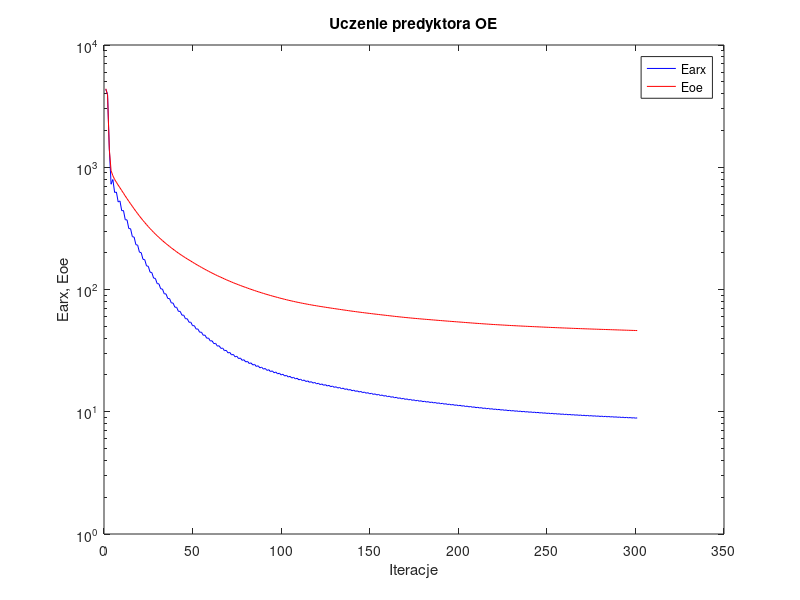
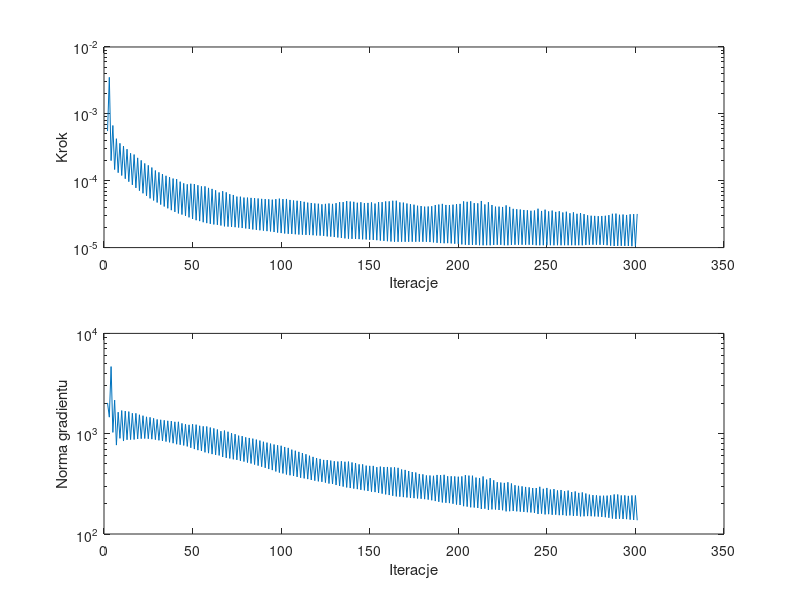

Write MATLAB code to recreate these figures, in order.
%uczenie predyktora oe
clear all;
n=0; farx(n+1)=4.348390e+003; foe(n+1)=4.388382e+003; wspucz(n+1)=0.000000e+000; ng(n+1)=0.000000e+000;
n=1; farx(n+1)=3.950199e+003; foe(n+1)=3.909054e+003; krok(n+1)=5.524716e-004; ng(n+1)=2.027221e+003;
n=2; farx(n+1)=1.411824e+003; foe(n+1)=1.405868e+003; krok(n+1)=3.516052e-003; ng(n+1)=1.461832e+003;
n=3; farx(n+1)=7.263842e+002; foe(n+1)=9.364841e+002; krok(n+1)=1.997320e-004; ng(n+1)=4.667441e+003;
n=4; farx(n+1)=7.941086e+002; foe(n+1)=8.531770e+002; krok(n+1)=6.696507e-004; ng(n+1)=1.030349e+003;
n=5; farx(n+1)=6.217070e+002; foe(n+1)=7.943688e+002; krok(n+1)=1.470238e-004; ng(n+1)=2.161367e+003;
n=6; farx(n+1)=6.268509e+002; foe(n+1)=7.535319e+002; krok(n+1)=4.250148e-004; ng(n+1)=7.698577e+002;
n=7; farx(n+1)=5.201800e+002; foe(n+1)=7.141336e+002; krok(n+1)=1.319203e-004; ng(n+1)=1.639162e+003;
n=8; farx(n+1)=5.303171e+002; foe(n+1)=6.798677e+002; krok(n+1)=3.626021e-004; ng(n+1)=8.987017e+002;
n=9; farx(n+1)=4.412269e+002; foe(n+1)=6.447200e+002; krok(n+1)=1.197273e-004; ng(n+1)=1.701802e+003;
n=10; farx(n+1)=4.423963e+002; foe(n+1)=6.134147e+002; krok(n+1)=3.296469e-004; ng(n+1)=8.451652e+002;
n=11; farx(n+1)=3.719456e+002; foe(n+1)=5.819191e+002; krok(n+1)=1.070782e-004; ng(n+1)=1.680045e+003;
n=12; farx(n+1)=3.713664e+002; foe(n+1)=5.540956e+002; krok(n+1)=2.964438e-004; ng(n+1)=8.701692e+002;
n=13; farx(n+1)=3.151889e+002; foe(n+1)=5.264254e+002; krok(n+1)=9.675577e-005; ng(n+1)=1.660799e+003;
n=14; farx(n+1)=3.143172e+002; foe(n+1)=5.025840e+002; krok(n+1)=2.574102e-004; ng(n+1)=8.731887e+002;
n=15; farx(n+1)=2.705930e+002; foe(n+1)=4.790531e+002; krok(n+1)=8.683747e-005; ng(n+1)=1.598433e+003;
n=16; farx(n+1)=2.683947e+002; foe(n+1)=4.572574e+002; krok(n+1)=2.463545e-004; ng(n+1)=8.751411e+002;
n=17; farx(n+1)=2.325327e+002; foe(n+1)=4.361445e+002; krok(n+1)=7.813213e-005; ng(n+1)=1.596602e+003;
n=18; farx(n+1)=2.306699e+002; foe(n+1)=4.173789e+002; krok(n+1)=2.197532e-004; ng(n+1)=8.867494e+002;
n=19; farx(n+1)=2.019432e+002; foe(n+1)=3.993100e+002; krok(n+1)=7.095977e-005; ng(n+1)=1.544988e+003;
n=20; farx(n+1)=2.002255e+002; foe(n+1)=3.828959e+002; krok(n+1)=2.015675e-004; ng(n+1)=8.922013e+002;
n=21; farx(n+1)=1.766317e+002; foe(n+1)=3.671559e+002; krok(n+1)=6.485137e-005; ng(n+1)=1.511529e+003;
n=22; farx(n+1)=1.753924e+002; foe(n+1)=3.530737e+002; krok(n+1)=1.813010e-004; ng(n+1)=8.944792e+002;
n=23; farx(n+1)=1.560288e+002; foe(n+1)=3.395069e+002; krok(n+1)=5.944961e-005; ng(n+1)=1.472966e+003;
n=24; farx(n+1)=1.549099e+002; foe(n+1)=3.270841e+002; krok(n+1)=1.697983e-004; ng(n+1)=8.901993e+002;
n=25; farx(n+1)=1.386331e+002; foe(n+1)=3.150850e+002; krok(n+1)=5.445830e-005; ng(n+1)=1.456852e+003;
n=26; farx(n+1)=1.376153e+002; foe(n+1)=3.040978e+002; krok(n+1)=1.574580e-004; ng(n+1)=8.817913e+002;
n=27; farx(n+1)=1.239172e+002; foe(n+1)=2.936695e+002; krok(n+1)=5.062882e-005; ng(n+1)=1.423298e+003;
n=28; farx(n+1)=1.232675e+002; foe(n+1)=2.841933e+002; krok(n+1)=1.422016e-004; ng(n+1)=8.723288e+002;
n=29; farx(n+1)=1.117404e+002; foe(n+1)=2.751913e+002; krok(n+1)=4.724951e-005; ng(n+1)=1.387260e+003;
n=30; farx(n+1)=1.112360e+002; foe(n+1)=2.667849e+002; krok(n+1)=1.334762e-004; ng(n+1)=8.587862e+002;
n=31; farx(n+1)=1.013067e+002; foe(n+1)=2.587787e+002; krok(n+1)=4.399535e-005; ng(n+1)=1.376103e+003;
n=32; farx(n+1)=1.008988e+002; foe(n+1)=2.512576e+002; krok(n+1)=1.258665e-004; ng(n+1)=8.466932e+002;
n=33; farx(n+1)=9.228748e+001; foe(n+1)=2.441225e+002; krok(n+1)=4.119322e-005; ng(n+1)=1.360789e+003;
n=34; farx(n+1)=9.200213e+001; foe(n+1)=2.374047e+002; krok(n+1)=1.185248e-004; ng(n+1)=8.346250e+002;
n=35; farx(n+1)=8.448771e+001; foe(n+1)=2.310145e+002; krok(n+1)=3.867010e-005; ng(n+1)=1.344195e+003;
n=36; farx(n+1)=8.428728e+001; foe(n+1)=2.249588e+002; krok(n+1)=1.131625e-004; ng(n+1)=8.204318e+002;
n=37; farx(n+1)=7.765842e+001; foe(n+1)=2.191527e+002; krok(n+1)=3.628732e-005; ng(n+1)=1.335820e+003;
n=38; farx(n+1)=7.749611e+001; foe(n+1)=2.136410e+002; krok(n+1)=1.077049e-004; ng(n+1)=8.041166e+002;
n=39; farx(n+1)=7.168019e+001; foe(n+1)=2.084185e+002; krok(n+1)=3.418410e-005; ng(n+1)=1.313439e+003;
n=40; farx(n+1)=7.151994e+001; foe(n+1)=2.033241e+002; krok(n+1)=1.057004e-004; ng(n+1)=7.851791e+002;
n=41; farx(n+1)=6.626692e+001; foe(n+1)=1.984814e+002; krok(n+1)=3.242569e-005; ng(n+1)=1.314195e+003;
n=42; farx(n+1)=6.625081e+001; foe(n+1)=1.939721e+002; krok(n+1)=9.677161e-005; ng(n+1)=7.760668e+002;
n=43; farx(n+1)=6.163647e+001; foe(n+1)=1.896930e+002; krok(n+1)=3.117913e-005; ng(n+1)=1.267693e+003;
n=44; farx(n+1)=6.170010e+001; foe(n+1)=1.856194e+002; krok(n+1)=9.138703e-005; ng(n+1)=7.636905e+002;
n=45; farx(n+1)=5.757586e+001; foe(n+1)=1.817259e+002; krok(n+1)=2.981309e-005; ng(n+1)=1.242266e+003;
n=46; farx(n+1)=5.766109e+001; foe(n+1)=1.779662e+002; krok(n+1)=8.835935e-005; ng(n+1)=7.470203e+002;
n=47; farx(n+1)=5.395537e+001; foe(n+1)=1.743715e+002; krok(n+1)=2.832743e-005; ng(n+1)=1.225853e+003;
n=48; farx(n+1)=5.400430e+001; foe(n+1)=1.707898e+002; krok(n+1)=9.012338e-005; ng(n+1)=7.238455e+002;
n=49; farx(n+1)=5.057559e+001; foe(n+1)=1.673208e+002; krok(n+1)=2.677366e-005; ng(n+1)=1.242476e+003;
n=50; farx(n+1)=5.060579e+001; foe(n+1)=1.639347e+002; krok(n+1)=8.924841e-005; ng(n+1)=7.024470e+002;
n=51; farx(n+1)=4.747878e+001; foe(n+1)=1.606921e+002; krok(n+1)=2.567510e-005; ng(n+1)=1.230730e+003;
n=52; farx(n+1)=4.753559e+001; foe(n+1)=1.575563e+002; krok(n+1)=8.559513e-005; ng(n+1)=6.855880e+002;
n=53; farx(n+1)=4.470590e+001; foe(n+1)=1.545901e+002; krok(n+1)=2.491142e-005; ng(n+1)=1.199649e+003;
n=54; farx(n+1)=4.482301e+001; foe(n+1)=1.517236e+002; krok(n+1)=8.233132e-005; ng(n+1)=6.723923e+002;
n=55; farx(n+1)=4.223965e+001; foe(n+1)=1.489485e+002; krok(n+1)=2.394830e-005; ng(n+1)=1.184601e+003;
n=56; farx(n+1)=4.234369e+001; foe(n+1)=1.462081e+002; krok(n+1)=8.238644e-005; ng(n+1)=6.517864e+002;
n=57; farx(n+1)=3.994259e+001; foe(n+1)=1.435736e+002; krok(n+1)=2.322634e-005; ng(n+1)=1.180086e+003;
n=58; farx(n+1)=4.009876e+001; foe(n+1)=1.410677e+002; krok(n+1)=7.813213e-005; ng(n+1)=6.398621e+002;
n=59; farx(n+1)=3.790601e+001; foe(n+1)=1.386382e+002; krok(n+1)=2.266263e-005; ng(n+1)=1.152078e+003;
n=60; farx(n+1)=3.808669e+001; foe(n+1)=1.363009e+002; krok(n+1)=7.546424e-005; ng(n+1)=6.257185e+002;
n=61; farx(n+1)=3.606171e+001; foe(n+1)=1.340362e+002; krok(n+1)=2.219138e-005; ng(n+1)=1.129871e+003;
n=62; farx(n+1)=3.627701e+001; foe(n+1)=1.318785e+002; krok(n+1)=7.184271e-005; ng(n+1)=6.145265e+002;
n=63; farx(n+1)=3.440329e+001; foe(n+1)=1.297808e+002; krok(n+1)=2.190752e-005; ng(n+1)=1.101482e+003;
n=64; farx(n+1)=3.465903e+001; foe(n+1)=1.278149e+002; krok(n+1)=6.667236e-005; ng(n+1)=6.072185e+002;
n=65; farx(n+1)=3.296527e+001; foe(n+1)=1.259052e+002; krok(n+1)=2.139878e-005; ng(n+1)=1.059574e+003;
n=66; farx(n+1)=3.319989e+001; foe(n+1)=1.239614e+002; krok(n+1)=6.975159e-005; ng(n+1)=5.856879e+002;
n=67; farx(n+1)=3.156643e+001; foe(n+1)=1.220685e+002; krok(n+1)=2.077412e-005; ng(n+1)=1.075144e+003;
n=68; farx(n+1)=3.181705e+001; foe(n+1)=1.202498e+002; krok(n+1)=6.703667e-005; ng(n+1)=5.740079e+002;
n=69; farx(n+1)=3.029437e+001; foe(n+1)=1.184904e+002; krok(n+1)=2.058283e-005; ng(n+1)=1.046525e+003;
n=70; farx(n+1)=3.057430e+001; foe(n+1)=1.168236e+002; krok(n+1)=6.293327e-005; ng(n+1)=5.668051e+002;
n=71; farx(n+1)=2.916682e+001; foe(n+1)=1.152040e+002; krok(n+1)=2.036925e-005; ng(n+1)=1.010657e+003;
n=72; farx(n+1)=2.945675e+001; foe(n+1)=1.136345e+002; krok(n+1)=6.123045e-005; ng(n+1)=5.554406e+002;
n=73; farx(n+1)=2.812784e+001; foe(n+1)=1.121093e+002; krok(n+1)=2.018691e-005; ng(n+1)=9.893661e+002;
n=74; farx(n+1)=2.843641e+001; foe(n+1)=1.106624e+002; krok(n+1)=5.788477e-005; ng(n+1)=5.484534e+002;
n=75; farx(n+1)=2.720195e+001; foe(n+1)=1.092506e+002; krok(n+1)=1.995189e-005; ng(n+1)=9.565081e+002;
n=76; farx(n+1)=2.751333e+001; foe(n+1)=1.078701e+002; krok(n+1)=5.770216e-005; ng(n+1)=5.367827e+002;
n=77; farx(n+1)=2.633447e+001; foe(n+1)=1.065165e+002; krok(n+1)=1.961815e-005; ng(n+1)=9.461932e+002;
n=78; farx(n+1)=2.664831e+001; foe(n+1)=1.052175e+002; krok(n+1)=5.596626e-005; ng(n+1)=5.273918e+002;
n=79; farx(n+1)=2.554289e+001; foe(n+1)=1.039516e+002; krok(n+1)=1.934393e-005; ng(n+1)=9.200342e+002;
n=80; farx(n+1)=2.585532e+001; foe(n+1)=1.027104e+002; krok(n+1)=5.587912e-005; ng(n+1)=5.152829e+002;
n=81; farx(n+1)=2.480031e+001; foe(n+1)=1.015017e+002; krok(n+1)=1.902178e-005; ng(n+1)=9.069213e+002;
n=82; farx(n+1)=2.511622e+001; foe(n+1)=1.003285e+002; krok(n+1)=5.538211e-005; ng(n+1)=5.044183e+002;
n=83; farx(n+1)=2.411072e+001; foe(n+1)=9.917664e+001; krok(n+1)=1.868136e-005; ng(n+1)=8.925737e+002;
n=84; farx(n+1)=2.442230e+001; foe(n+1)=9.806079e+001; krok(n+1)=5.491616e-005; ng(n+1)=4.921441e+002;
n=85; farx(n+1)=2.346690e+001; foe(n+1)=9.697254e+001; krok(n+1)=1.841495e-005; ng(n+1)=8.731399e+002;
n=86; farx(n+1)=2.377705e+001; foe(n+1)=9.591865e+001; krok(n+1)=5.427827e-005; ng(n+1)=4.805723e+002;
n=87; farx(n+1)=2.286834e+001; foe(n+1)=9.489035e+001; krok(n+1)=1.814366e-005; ng(n+1)=8.539283e+002;
n=88; farx(n+1)=2.317320e+001; foe(n+1)=9.389354e+001; krok(n+1)=5.354731e-005; ng(n+1)=4.684965e+002;
n=89; farx(n+1)=2.231086e+001; foe(n+1)=9.292795e+001; krok(n+1)=1.792006e-005; ng(n+1)=8.313632e+002;
n=90; farx(n+1)=2.261420e+001; foe(n+1)=9.198855e+001; krok(n+1)=5.312685e-005; ng(n+1)=4.567667e+002;
n=91; farx(n+1)=2.179059e+001; foe(n+1)=9.107311e+001; krok(n+1)=1.763713e-005; ng(n+1)=8.148415e+002;
n=92; farx(n+1)=2.208781e+001; foe(n+1)=9.018351e+001; krok(n+1)=5.279238e-005; ng(n+1)=4.441780e+002;
n=93; farx(n+1)=2.130054e+001; foe(n+1)=8.931953e+001; krok(n+1)=1.743790e-005; ng(n+1)=7.964920e+002;
n=94; farx(n+1)=2.159784e+001; foe(n+1)=8.848887e+001; krok(n+1)=5.210339e-005; ng(n+1)=4.335372e+002;
n=95; farx(n+1)=2.084797e+001; foe(n+1)=8.767015e+001; krok(n+1)=1.709205e-005; ng(n+1)=7.803451e+002;
n=96; farx(n+1)=2.113286e+001; foe(n+1)=8.686803e+001; krok(n+1)=5.297524e-005; ng(n+1)=4.202815e+002;
n=97; farx(n+1)=2.041447e+001; foe(n+1)=8.608792e+001; krok(n+1)=1.675917e-005; ng(n+1)=7.672249e+002;
n=98; farx(n+1)=2.069158e+001; foe(n+1)=8.531868e+001; krok(n+1)=5.394830e-005; ng(n+1)=4.095396e+002;
n=99; farx(n+1)=1.999614e+001; foe(n+1)=8.456927e+001; krok(n+1)=1.649003e-005; ng(n+1)=7.581394e+002;
n=100; farx(n+1)=2.026716e+001; foe(n+1)=8.384866e+001; krok(n+1)=5.312685e-005; ng(n+1)=4.017177e+002;
n=101; farx(n+1)=1.960617e+001; foe(n+1)=8.314547e+001; krok(n+1)=1.625849e-005; ng(n+1)=7.371359e+002;
n=102; farx(n+1)=1.986823e+001; foe(n+1)=8.245877e+001; krok(n+1)=5.337612e-005; ng(n+1)=3.920363e+002;
n=103; farx(n+1)=1.923196e+001; foe(n+1)=8.179099e+001; krok(n+1)=1.607373e-005; ng(n+1)=7.220900e+002;
n=104; farx(n+1)=1.948485e+001; foe(n+1)=8.115098e+001; krok(n+1)=5.162212e-005; ng(n+1)=3.851540e+002;
n=105; farx(n+1)=1.888338e+001; foe(n+1)=8.053520e+001; krok(n+1)=1.602405e-005; ng(n+1)=6.931222e+002;
n=106; farx(n+1)=1.913408e+001; foe(n+1)=7.994026e+001; krok(n+1)=5.062882e-005; ng(n+1)=3.791303e+002;
n=107; farx(n+1)=1.855732e+001; foe(n+1)=7.935727e+001; krok(n+1)=1.583652e-005; ng(n+1)=6.766120e+002;
n=108; farx(n+1)=1.879955e+001; foe(n+1)=7.879353e+001; krok(n+1)=5.015522e-005; ng(n+1)=3.712496e+002;
n=109; farx(n+1)=1.824744e+001; foe(n+1)=7.824299e+001; krok(n+1)=1.567018e-005; ng(n+1)=6.589578e+002;
n=110; farx(n+1)=1.848106e+001; foe(n+1)=7.770797e+001; krok(n+1)=4.963293e-005; ng(n+1)=3.635810e+002;
n=111; farx(n+1)=1.795031e+001; foe(n+1)=7.718818e+001; krok(n+1)=1.558957e-005; ng(n+1)=6.412946e+002;
n=112; farx(n+1)=1.818067e+001; foe(n+1)=7.668979e+001; krok(n+1)=4.837788e-005; ng(n+1)=3.584632e+002;
n=113; farx(n+1)=1.767071e+001; foe(n+1)=7.619827e+001; krok(n+1)=1.549259e-005; ng(n+1)=6.242985e+002;
n=114; farx(n+1)=1.789371e+001; foe(n+1)=7.572928e+001; krok(n+1)=4.705554e-005; ng(n+1)=3.527433e+002;
n=115; farx(n+1)=1.740783e+001; foe(n+1)=7.526852e+001; krok(n+1)=1.539889e-005; ng(n+1)=6.036198e+002;
n=116; farx(n+1)=1.762253e+001; foe(n+1)=7.482092e+001; krok(n+1)=4.646090e-005; ng(n+1)=3.459512e+002;
n=117; farx(n+1)=1.715589e+001; foe(n+1)=7.438459e+001; krok(n+1)=1.530281e-005; ng(n+1)=5.873703e+002;
n=118; farx(n+1)=1.736408e+001; foe(n+1)=7.395903e+001; krok(n+1)=4.572173e-005; ng(n+1)=3.400402e+002;
n=119; farx(n+1)=1.691541e+001; foe(n+1)=7.354469e+001; krok(n+1)=1.519948e-005; ng(n+1)=5.723157e+002;
n=120; farx(n+1)=1.711791e+001; foe(n+1)=7.313820e+001; krok(n+1)=4.530542e-005; ng(n+1)=3.348516e+002;
n=121; farx(n+1)=1.668317e+001; foe(n+1)=7.274162e+001; krok(n+1)=1.511881e-005; ng(n+1)=5.605390e+002;
n=122; farx(n+1)=1.688167e+001; foe(n+1)=7.235686e+001; krok(n+1)=4.438276e-005; ng(n+1)=3.312601e+002;
n=123; farx(n+1)=1.646350e+001; foe(n+1)=7.197842e+001; krok(n+1)=1.497616e-005; ng(n+1)=5.476651e+002;
n=124; farx(n+1)=1.665768e+001; foe(n+1)=7.160525e+001; krok(n+1)=4.506169e-005; ng(n+1)=3.253982e+002;
n=125; farx(n+1)=1.624934e+001; foe(n+1)=7.123456e+001; krok(n+1)=1.470858e-005; ng(n+1)=5.460084e+002;
n=126; farx(n+1)=1.643500e+001; foe(n+1)=7.086812e+001; krok(n+1)=4.572173e-005; ng(n+1)=3.185302e+002;
n=127; farx(n+1)=1.603649e+001; foe(n+1)=7.050917e+001; krok(n+1)=1.460917e-005; ng(n+1)=5.395998e+002;
n=128; farx(n+1)=1.621982e+001; foe(n+1)=7.016117e+001; krok(n+1)=4.506169e-005; ng(n+1)=3.151689e+002;
n=129; farx(n+1)=1.583551e+001; foe(n+1)=6.981497e+001; krok(n+1)=1.438760e-005; ng(n+1)=5.315025e+002;
n=130; farx(n+1)=1.601015e+001; foe(n+1)=6.946933e+001; krok(n+1)=4.621295e-005; ng(n+1)=3.078022e+002;
n=131; farx(n+1)=1.563612e+001; foe(n+1)=6.913157e+001; krok(n+1)=1.416371e-005; ng(n+1)=5.278027e+002;
n=132; farx(n+1)=1.580657e+001; foe(n+1)=6.879051e+001; krok(n+1)=4.780368e-005; ng(n+1)=3.015907e+002;
n=133; farx(n+1)=1.543649e+001; foe(n+1)=6.845417e+001; krok(n+1)=1.393983e-005; ng(n+1)=5.315834e+002;
n=134; farx(n+1)=1.560189e+001; foe(n+1)=6.812322e+001; krok(n+1)=4.790051e-005; ng(n+1)=2.969587e+002;
n=135; farx(n+1)=1.524387e+001; foe(n+1)=6.779730e+001; krok(n+1)=1.373458e-005; ng(n+1)=5.251508e+002;
n=136; farx(n+1)=1.540338e+001; foe(n+1)=6.746771e+001; krok(n+1)=4.963293e-005; ng(n+1)=2.912037e+002;
n=137; farx(n+1)=1.504939e+001; foe(n+1)=6.714433e+001; krok(n+1)=1.357488e-005; ng(n+1)=5.271675e+002;
n=138; farx(n+1)=1.520481e+001; foe(n+1)=6.682844e+001; krok(n+1)=4.886973e-005; ng(n+1)=2.872771e+002;
n=139; farx(n+1)=1.486238e+001; foe(n+1)=6.651853e+001; krok(n+1)=1.351677e-005; ng(n+1)=5.167492e+002;
n=140; farx(n+1)=1.501559e+001; foe(n+1)=6.621615e+001; krok(n+1)=4.837788e-005; ng(n+1)=2.835807e+002;
n=141; farx(n+1)=1.468170e+001; foe(n+1)=6.591581e+001; krok(n+1)=1.344676e-005; ng(n+1)=5.102772e+002;
n=142; farx(n+1)=1.483002e+001; foe(n+1)=6.562714e+001; krok(n+1)=4.687315e-005; ng(n+1)=2.801518e+002;
n=143; farx(n+1)=1.451133e+001; foe(n+1)=6.534365e+001; krok(n+1)=1.338683e-005; ng(n+1)=4.947144e+002;
n=144; farx(n+1)=1.465664e+001; foe(n+1)=6.506075e+001; krok(n+1)=4.765565e-005; ng(n+1)=2.757170e+002;
n=145; farx(n+1)=1.434211e+001; foe(n+1)=6.478088e+001; krok(n+1)=1.328171e-005; ng(n+1)=4.946030e+002;
n=146; farx(n+1)=1.448317e+001; foe(n+1)=6.451059e+001; krok(n+1)=4.621295e-005; ng(n+1)=2.724744e+002;
n=147; farx(n+1)=1.418211e+001; foe(n+1)=6.424561e+001; krok(n+1)=1.323611e-005; ng(n+1)=4.803329e+002;
n=148; farx(n+1)=1.432022e+001; foe(n+1)=6.398165e+001; krok(n+1)=4.657599e-005; ng(n+1)=2.684317e+002;
n=149; farx(n+1)=1.402580e+001; foe(n+1)=6.372181e+001; krok(n+1)=1.308609e-005; ng(n+1)=4.778858e+002;
n=150; farx(n+1)=1.416072e+001; foe(n+1)=6.346206e+001; krok(n+1)=4.738492e-005; ng(n+1)=2.641186e+002;
n=151; farx(n+1)=1.386956e+001; foe(n+1)=6.320561e+001; krok(n+1)=1.302585e-005; ng(n+1)=4.775106e+002;
n=152; farx(n+1)=1.400228e+001; foe(n+1)=6.296021e+001; krok(n+1)=4.554340e-005; ng(n+1)=2.616025e+002;
n=153; farx(n+1)=1.372499e+001; foe(n+1)=6.271721e+001; krok(n+1)=1.290553e-005; ng(n+1)=4.638983e+002;
n=154; farx(n+1)=1.385351e+001; foe(n+1)=6.246906e+001; krok(n+1)=4.780311e-005; ng(n+1)=2.563715e+002;
n=155; farx(n+1)=1.357723e+001; foe(n+1)=6.222442e+001; krok(n+1)=1.273164e-005; ng(n+1)=4.697755e+002;
n=156; farx(n+1)=1.370274e+001; foe(n+1)=6.198272e+001; krok(n+1)=4.780311e-005; ng(n+1)=2.526546e+002;
n=157; farx(n+1)=1.343413e+001; foe(n+1)=6.174453e+001; krok(n+1)=1.259797e-005; ng(n+1)=4.649764e+002;
n=158; farx(n+1)=1.355637e+001; foe(n+1)=6.150460e+001; krok(n+1)=4.902299e-005; ng(n+1)=2.482797e+002;
n=159; farx(n+1)=1.329144e+001; foe(n+1)=6.126832e+001; krok(n+1)=1.246120e-005; ng(n+1)=4.659951e+002;
n=160; farx(n+1)=1.341065e+001; foe(n+1)=6.103390e+001; krok(n+1)=4.916986e-005; ng(n+1)=2.445168e+002;
n=161; farx(n+1)=1.315260e+001; foe(n+1)=6.080352e+001; krok(n+1)=1.234279e-005; ng(n+1)=4.616792e+002;
n=162; farx(n+1)=1.326917e+001; foe(n+1)=6.057205e+001; krok(n+1)=5.017715e-005; ng(n+1)=2.404393e+002;
n=163; farx(n+1)=1.301491e+001; foe(n+1)=6.034387e+001; krok(n+1)=1.221743e-005; ng(n+1)=4.621186e+002;
n=164; farx(n+1)=1.312837e+001; foe(n+1)=6.011780e+001; krok(n+1)=5.019773e-005; ng(n+1)=2.369617e+002;
n=165; farx(n+1)=1.287915e+001; foe(n+1)=5.989609e+001; krok(n+1)=1.222055e-005; ng(n+1)=4.567918e+002;
n=166; farx(n+1)=1.299077e+001; foe(n+1)=5.968490e+001; krok(n+1)=4.743595e-005; ng(n+1)=2.356847e+002;
n=167; farx(n+1)=1.275349e+001; foe(n+1)=5.947795e+001; krok(n+1)=1.225273e-005; ng(n+1)=4.396411e+002;
n=168; farx(n+1)=1.286398e+001; foe(n+1)=5.927441e+001; krok(n+1)=4.705554e-005; ng(n+1)=2.332599e+002;
n=169; farx(n+1)=1.263139e+001; foe(n+1)=5.907258e+001; krok(n+1)=1.222055e-005; ng(n+1)=4.354464e+002;
n=170; farx(n+1)=1.273977e+001; foe(n+1)=5.887827e+001; krok(n+1)=4.565415e-005; ng(n+1)=2.313171e+002;
n=171; farx(n+1)=1.251528e+001; foe(n+1)=5.868582e+001; krok(n+1)=1.222055e-005; ng(n+1)=4.247560e+002;
n=172; farx(n+1)=1.262088e+001; foe(n+1)=5.849840e+001; krok(n+1)=4.461789e-005; ng(n+1)=2.290356e+002;
n=173; farx(n+1)=1.240345e+001; foe(n+1)=5.831452e+001; krok(n+1)=1.224850e-005; ng(n+1)=4.147451e+002;
n=174; farx(n+1)=1.250895e+001; foe(n+1)=5.813572e+001; krok(n+1)=4.381503e-005; ng(n+1)=2.277477e+002;
n=175; farx(n+1)=1.229600e+001; foe(n+1)=5.795660e+001; krok(n+1)=1.222055e-005; ng(n+1)=4.102440e+002;
n=176; farx(n+1)=1.239813e+001; foe(n+1)=5.778467e+001; krok(n+1)=4.229784e-005; ng(n+1)=2.261979e+002;
n=177; farx(n+1)=1.219372e+001; foe(n+1)=5.761557e+001; krok(n+1)=1.226836e-005; ng(n+1)=3.969477e+002;
n=178; farx(n+1)=1.229516e+001; foe(n+1)=5.744985e+001; krok(n+1)=4.184295e-005; ng(n+1)=2.246221e+002;
n=179; farx(n+1)=1.209482e+001; foe(n+1)=5.728469e+001; krok(n+1)=1.222055e-005; ng(n+1)=3.932624e+002;
n=180; farx(n+1)=1.219325e+001; foe(n+1)=5.712381e+001; krok(n+1)=4.095955e-005; ng(n+1)=2.225933e+002;
n=181; farx(n+1)=1.199976e+001; foe(n+1)=5.696590e+001; krok(n+1)=1.221743e-005; ng(n+1)=3.836693e+002;
n=182; farx(n+1)=1.209745e+001; foe(n+1)=5.680893e+001; krok(n+1)=4.116566e-005; ng(n+1)=2.202884e+002;
n=183; farx(n+1)=1.190704e+001; foe(n+1)=5.665290e+001; krok(n+1)=1.209645e-005; ng(n+1)=3.831733e+002;
n=184; farx(n+1)=1.200212e+001; foe(n+1)=5.649748e+001; krok(n+1)=4.156331e-005; ng(n+1)=2.169667e+002;
n=185; farx(n+1)=1.181609e+001; foe(n+1)=5.634456e+001; krok(n+1)=1.197415e-005; ng(n+1)=3.804374e+002;
n=186; farx(n+1)=1.191048e+001; foe(n+1)=5.618909e+001; krok(n+1)=4.334515e-005; ng(n+1)=2.130185e+002;
n=187; farx(n+1)=1.172418e+001; foe(n+1)=5.603367e+001; krok(n+1)=1.178746e-005; ng(n+1)=3.879543e+002;
n=188; farx(n+1)=1.181606e+001; foe(n+1)=5.587914e+001; krok(n+1)=4.403374e-005; ng(n+1)=2.095125e+002;
n=189; farx(n+1)=1.163321e+001; foe(n+1)=5.572612e+001; krok(n+1)=1.168144e-005; ng(n+1)=3.867817e+002;
n=190; farx(n+1)=1.172383e+001; foe(n+1)=5.557297e+001; krok(n+1)=4.506169e-005; ng(n+1)=2.062357e+002;
n=191; farx(n+1)=1.154185e+001; foe(n+1)=5.542023e+001; krok(n+1)=1.161317e-005; ng(n+1)=3.892638e+002;
n=192; farx(n+1)=1.162966e+001; foe(n+1)=5.527315e+001; krok(n+1)=4.341873e-005; ng(n+1)=2.048500e+002;
n=193; farx(n+1)=1.145511e+001; foe(n+1)=5.512920e+001; krok(n+1)=1.165597e-005; ng(n+1)=3.764635e+002;
n=194; farx(n+1)=1.154308e+001; foe(n+1)=5.498719e+001; krok(n+1)=4.334515e-005; ng(n+1)=2.032732e+002;
n=195; farx(n+1)=1.137110e+001; foe(n+1)=5.484482e+001; krok(n+1)=1.155377e-005; ng(n+1)=3.763869e+002;
n=196; farx(n+1)=1.145725e+001; foe(n+1)=5.470452e+001; krok(n+1)=4.381503e-005; ng(n+1)=2.003499e+002;
n=197; farx(n+1)=1.128871e+001; foe(n+1)=5.456434e+001; krok(n+1)=1.143043e-005; ng(n+1)=3.751355e+002;
n=198; farx(n+1)=1.137164e+001; foe(n+1)=5.442346e+001; krok(n+1)=4.461789e-005; ng(n+1)=1.965358e+002;
n=199; farx(n+1)=1.120615e+001; foe(n+1)=5.428618e+001; krok(n+1)=1.138543e-005; ng(n+1)=3.724937e+002;
n=200; farx(n+1)=1.128960e+001; foe(n+1)=5.414943e+001; krok(n+1)=4.506169e-005; ng(n+1)=1.946651e+002;
n=201; farx(n+1)=1.112683e+001; foe(n+1)=5.401203e+001; krok(n+1)=1.115447e-005; ng(n+1)=3.753607e+002;
n=202; farx(n+1)=1.120736e+001; foe(n+1)=5.386801e+001; krok(n+1)=4.909079e-005; ng(n+1)=1.893873e+002;
n=203; farx(n+1)=1.104179e+001; foe(n+1)=5.372576e+001; krok(n+1)=1.103022e-005; ng(n+1)=3.866074e+002;
n=204; farx(n+1)=1.112168e+001; foe(n+1)=5.358745e+001; krok(n+1)=4.837788e-005; ng(n+1)=1.875217e+002;
n=205; farx(n+1)=1.096045e+001; foe(n+1)=5.344915e+001; krok(n+1)=1.095389e-005; ng(n+1)=3.821246e+002;
n=206; farx(n+1)=1.103837e+001; foe(n+1)=5.331150e+001; krok(n+1)=4.924301e-005; ng(n+1)=1.845764e+002;
n=207; farx(n+1)=1.087856e+001; foe(n+1)=5.317500e+001; krok(n+1)=1.095376e-005; ng(n+1)=3.813582e+002;
n=208; farx(n+1)=1.095483e+001; foe(n+1)=5.304628e+001; krok(n+1)=4.621295e-005; ng(n+1)=1.837105e+002;
n=209; farx(n+1)=1.080313e+001; foe(n+1)=5.291973e+001; krok(n+1)=1.099884e-005; ng(n+1)=3.653272e+002;
n=210; farx(n+1)=1.087839e+001; foe(n+1)=5.279459e+001; krok(n+1)=4.593291e-005; ng(n+1)=1.818537e+002;
n=211; farx(n+1)=1.073109e+001; foe(n+1)=5.267106e+001; krok(n+1)=1.085468e-005; ng(n+1)=3.618706e+002;
n=212; farx(n+1)=1.080520e+001; foe(n+1)=5.254110e+001; krok(n+1)=4.980227e-005; ng(n+1)=1.775793e+002;
n=213; farx(n+1)=1.065303e+001; foe(n+1)=5.241197e+001; krok(n+1)=1.083629e-005; ng(n+1)=3.747237e+002;
n=214; farx(n+1)=1.072566e+001; foe(n+1)=5.229548e+001; krok(n+1)=4.418089e-005; ng(n+1)=1.788329e+002;
n=215; farx(n+1)=1.058616e+001; foe(n+1)=5.218079e+001; krok(n+1)=1.085468e-005; ng(n+1)=3.489236e+002;
n=216; farx(n+1)=1.065789e+001; foe(n+1)=5.206028e+001; krok(n+1)=4.765565e-005; ng(n+1)=1.742359e+002;
n=217; farx(n+1)=1.051403e+001; foe(n+1)=5.194083e+001; krok(n+1)=1.083629e-005; ng(n+1)=3.606195e+002;
n=218; farx(n+1)=1.058561e+001; foe(n+1)=5.183195e+001; krok(n+1)=4.334515e-005; ng(n+1)=1.759618e+002;
n=219; farx(n+1)=1.044923e+001; foe(n+1)=5.172220e+001; krok(n+1)=1.095376e-005; ng(n+1)=3.430682e+002;
n=220; farx(n+1)=1.051848e+001; foe(n+1)=5.161854e+001; krok(n+1)=4.095955e-005; ng(n+1)=1.755310e+002;
n=221; farx(n+1)=1.038898e+001; foe(n+1)=5.151657e+001; krok(n+1)=1.101046e-005; ng(n+1)=3.282211e+002;
n=222; farx(n+1)=1.045719e+001; foe(n+1)=5.141480e+001; krok(n+1)=4.095955e-005; ng(n+1)=1.736431e+002;
n=223; farx(n+1)=1.032961e+001; foe(n+1)=5.131475e+001; krok(n+1)=1.099167e-005; ng(n+1)=3.259300e+002;
n=224; farx(n+1)=1.039742e+001; foe(n+1)=5.121619e+001; krok(n+1)=4.052186e-005; ng(n+1)=1.725049e+002;
n=225; farx(n+1)=1.027315e+001; foe(n+1)=5.111819e+001; krok(n+1)=1.085468e-005; ng(n+1)=3.232459e+002;
n=226; farx(n+1)=1.033907e+001; foe(n+1)=5.101650e+001; krok(n+1)=4.279756e-005; ng(n+1)=1.682070e+002;
n=227; farx(n+1)=1.021351e+001; foe(n+1)=5.091725e+001; krok(n+1)=1.083629e-005; ng(n+1)=3.280328e+002;
n=228; farx(n+1)=1.027921e+001; foe(n+1)=5.082192e+001; krok(n+1)=4.063037e-005; ng(n+1)=1.686421e+002;
n=229; farx(n+1)=1.015706e+001; foe(n+1)=5.072746e+001; krok(n+1)=1.095376e-005; ng(n+1)=3.189440e+002;
n=230; farx(n+1)=1.022193e+001; foe(n+1)=5.063836e+001; krok(n+1)=3.799128e-005; ng(n+1)=1.695216e+002;
n=231; farx(n+1)=1.010511e+001; foe(n+1)=5.054982e+001; krok(n+1)=1.103022e-005; ng(n+1)=3.064605e+002;
n=232; farx(n+1)=1.016895e+001; foe(n+1)=5.046295e+001; krok(n+1)=3.746225e-005; ng(n+1)=1.683038e+002;
n=233; farx(n+1)=1.005461e+001; foe(n+1)=5.037687e+001; krok(n+1)=1.103022e-005; ng(n+1)=3.020351e+002;
n=234; farx(n+1)=1.011764e+001; foe(n+1)=5.029205e+001; krok(n+1)=3.709122e-005; ng(n+1)=1.670605e+002;
n=235; farx(n+1)=1.000526e+001; foe(n+1)=5.020797e+001; krok(n+1)=1.103022e-005; ng(n+1)=2.987158e+002;
n=236; farx(n+1)=1.006749e+001; foe(n+1)=5.012546e+001; krok(n+1)=3.651596e-005; ng(n+1)=1.660791e+002;
n=237; farx(n+1)=9.957390e+000; foe(n+1)=5.004360e+001; krok(n+1)=1.103022e-005; ng(n+1)=2.946566e+002;
n=238; farx(n+1)=1.001884e+001; foe(n+1)=4.996296e+001; krok(n+1)=3.616555e-005; ng(n+1)=1.648879e+002;
n=239; farx(n+1)=9.910568e+000; foe(n+1)=4.988293e+001; krok(n+1)=1.103022e-005; ng(n+1)=2.917365e+002;
n=240; farx(n+1)=9.971097e+000; foe(n+1)=4.980437e+001; krok(n+1)=3.555039e-005; ng(n+1)=1.639285e+002;
n=241; farx(n+1)=9.865415e+000; foe(n+1)=4.972663e+001; krok(n+1)=1.101046e-005; ng(n+1)=2.873530e+002;
n=242; farx(n+1)=9.925287e+000; foe(n+1)=4.964889e+001; krok(n+1)=3.584012e-005; ng(n+1)=1.621272e+002;
n=243; farx(n+1)=9.821556e+000; foe(n+1)=4.957186e+001; krok(n+1)=1.085468e-005; ng(n+1)=2.873570e+002;
n=244; farx(n+1)=9.880828e+000; foe(n+1)=4.949185e+001; krok(n+1)=3.815579e-005; ng(n+1)=1.582742e+002;
n=245; farx(n+1)=9.774439e+000; foe(n+1)=4.941258e+001; krok(n+1)=1.083629e-005; ng(n+1)=2.955971e+002;
n=246; farx(n+1)=9.832802e+000; foe(n+1)=4.933794e+001; krok(n+1)=3.533295e-005; ng(n+1)=1.596098e+002;
n=247; farx(n+1)=9.732190e+000; foe(n+1)=4.926403e+001; krok(n+1)=1.085468e-005; ng(n+1)=2.823834e+002;
n=248; farx(n+1)=9.790068e+000; foe(n+1)=4.918831e+001; krok(n+1)=3.690394e-005; ng(n+1)=1.567741e+002;
n=249; farx(n+1)=9.687911e+000; foe(n+1)=4.911316e+001; krok(n+1)=1.083629e-005; ng(n+1)=2.878603e+002;
n=250; farx(n+1)=9.744846e+000; foe(n+1)=4.904152e+001; krok(n+1)=3.476335e-005; ng(n+1)=1.576548e+002;
n=251; farx(n+1)=9.647305e+000; foe(n+1)=4.897060e+001; krok(n+1)=1.085468e-005; ng(n+1)=2.772933e+002;
n=252; farx(n+1)=9.703716e+000; foe(n+1)=4.889860e+001; krok(n+1)=3.577324e-005; ng(n+1)=1.554603e+002;
n=253; farx(n+1)=9.605567e+000; foe(n+1)=4.882726e+001; krok(n+1)=1.083629e-005; ng(n+1)=2.803951e+002;
n=254; farx(n+1)=9.660969e+000; foe(n+1)=4.875829e+001; krok(n+1)=3.418410e-005; ng(n+1)=1.557878e+002;
n=255; farx(n+1)=9.566548e+000; foe(n+1)=4.869033e+001; krok(n+1)=1.085468e-005; ng(n+1)=2.718626e+002;
n=256; farx(n+1)=9.621687e+000; foe(n+1)=4.862150e+001; krok(n+1)=3.494762e-005; ng(n+1)=1.540265e+002;
n=257; farx(n+1)=9.526781e+000; foe(n+1)=4.855324e+001; krok(n+1)=1.083629e-005; ng(n+1)=2.745960e+002;
n=258; farx(n+1)=9.580976e+000; foe(n+1)=4.848708e+001; krok(n+1)=3.351833e-005; ng(n+1)=1.542814e+002;
n=259; farx(n+1)=9.489427e+000; foe(n+1)=4.842183e+001; krok(n+1)=1.085468e-005; ng(n+1)=2.668490e+002;
n=260; farx(n+1)=9.543777e+000; foe(n+1)=4.835592e+001; krok(n+1)=3.440034e-005; ng(n+1)=1.526632e+002;
n=261; farx(n+1)=9.451124e+000; foe(n+1)=4.828987e+001; krok(n+1)=1.083629e-005; ng(n+1)=2.710999e+002;
n=262; farx(n+1)=9.504420e+000; foe(n+1)=4.822688e+001; krok(n+1)=3.261438e-005; ng(n+1)=1.533287e+002;
n=263; farx(n+1)=9.415754e+000; foe(n+1)=4.816426e+001; krok(n+1)=1.085468e-005; ng(n+1)=2.616186e+002;
n=264; farx(n+1)=9.468809e+000; foe(n+1)=4.810087e+001; krok(n+1)=3.369455e-005; ng(n+1)=1.512118e+002;
n=265; farx(n+1)=9.379101e+000; foe(n+1)=4.803753e+001; krok(n+1)=1.083629e-005; ng(n+1)=2.656736e+002;
n=266; farx(n+1)=9.431225e+000; foe(n+1)=4.797683e+001; krok(n+1)=3.204809e-005; ng(n+1)=1.518520e+002;
n=267; farx(n+1)=9.345115e+000; foe(n+1)=4.791654e+001; krok(n+1)=1.085468e-005; ng(n+1)=2.570446e+002;
n=268; farx(n+1)=9.396849e+000; foe(n+1)=4.785558e+001; krok(n+1)=3.289451e-005; ng(n+1)=1.499033e+002;
n=269; farx(n+1)=9.310198e+000; foe(n+1)=4.779496e+001; krok(n+1)=1.083629e-005; ng(n+1)=2.597698e+002;
n=270; farx(n+1)=9.361210e+000; foe(n+1)=4.773616e+001; krok(n+1)=3.168396e-005; ng(n+1)=1.502123e+002;
n=271; farx(n+1)=9.276511e+000; foe(n+1)=4.767784e+001; krok(n+1)=1.095376e-005; ng(n+1)=2.534090e+002;
n=272; farx(n+1)=9.326931e+000; foe(n+1)=4.762129e+001; krok(n+1)=3.039896e-005; ng(n+1)=1.508222e+002;
n=273; farx(n+1)=9.244520e+000; foe(n+1)=4.756517e+001; krok(n+1)=1.103022e-005; ng(n+1)=2.469728e+002;
n=274; farx(n+1)=9.294429e+000; foe(n+1)=4.750980e+001; krok(n+1)=2.995233e-005; ng(n+1)=1.504452e+002;
n=275; farx(n+1)=9.213336e+000; foe(n+1)=4.745484e+001; krok(n+1)=1.104492e-005; ng(n+1)=2.441501e+002;
n=276; farx(n+1)=9.262941e+000; foe(n+1)=4.740040e+001; krok(n+1)=2.979031e-005; ng(n+1)=1.498517e+002;
n=277; farx(n+1)=9.182698e+000; foe(n+1)=4.734614e+001; krok(n+1)=1.103022e-005; ng(n+1)=2.430389e+002;
n=278; farx(n+1)=9.231715e+000; foe(n+1)=4.729252e+001; krok(n+1)=2.952483e-005; ng(n+1)=1.491904e+002;
n=279; farx(n+1)=9.152793e+000; foe(n+1)=4.723925e+001; krok(n+1)=1.101046e-005; ng(n+1)=2.407550e+002;
n=280; farx(n+1)=9.201450e+000; foe(n+1)=4.718605e+001; krok(n+1)=2.971153e-005; ng(n+1)=1.480836e+002;
n=281; farx(n+1)=9.123150e+000; foe(n+1)=4.713311e+001; krok(n+1)=1.095389e-005; ng(n+1)=2.409279e+002;
n=282; farx(n+1)=9.171519e+000; foe(n+1)=4.708033e+001; krok(n+1)=2.992557e-005; ng(n+1)=1.470047e+002;
n=283; farx(n+1)=9.094019e+000; foe(n+1)=4.702765e+001; krok(n+1)=1.085468e-005; ng(n+1)=2.413814e+002;
n=284; farx(n+1)=9.141845e+000; foe(n+1)=4.697460e+001; krok(n+1)=3.056252e-005; ng(n+1)=1.451839e+002;
n=285; farx(n+1)=9.065155e+000; foe(n+1)=4.692191e+001; krok(n+1)=1.069939e-005; ng(n+1)=2.428291e+002;
n=286; farx(n+1)=9.112623e+000; foe(n+1)=4.686771e+001; krok(n+1)=3.204087e-005; ng(n+1)=1.425360e+002;
n=287; farx(n+1)=9.035221e+000; foe(n+1)=4.681401e+001; krok(n+1)=1.057446e-005; ng(n+1)=2.479289e+002;
n=288; farx(n+1)=9.082217e+000; foe(n+1)=4.676012e+001; krok(n+1)=3.223481e-005; ng(n+1)=1.413928e+002;
n=289; farx(n+1)=9.004944e+000; foe(n+1)=4.670686e+001; krok(n+1)=1.061240e-005; ng(n+1)=2.476877e+002;
n=290; farx(n+1)=9.051587e+000; foe(n+1)=4.665507e+001; krok(n+1)=3.098353e-005; ng(n+1)=1.420520e+002;
n=291; farx(n+1)=8.976414e+000; foe(n+1)=4.660361e+001; krok(n+1)=1.063629e-005; ng(n+1)=2.422607e+002;
n=292; farx(n+1)=9.022800e+000; foe(n+1)=4.655218e+001; krok(n+1)=3.122446e-005; ng(n+1)=1.410160e+002;
n=293; farx(n+1)=8.947877e+000; foe(n+1)=4.650091e+001; krok(n+1)=1.061240e-005; ng(n+1)=2.427942e+002;
n=294; farx(n+1)=8.993766e+000; foe(n+1)=4.645047e+001; krok(n+1)=3.076914e-005; ng(n+1)=1.406559e+002;
n=295; farx(n+1)=8.920375e+000; foe(n+1)=4.640026e+001; krok(n+1)=1.057446e-005; ng(n+1)=2.399969e+002;
n=296; farx(n+1)=8.966037e+000; foe(n+1)=4.634963e+001; krok(n+1)=3.145966e-005; ng(n+1)=1.391148e+002;
n=297; farx(n+1)=8.892689e+000; foe(n+1)=4.629914e+001; krok(n+1)=1.048504e-005; ng(n+1)=2.422932e+002;
n=298; farx(n+1)=8.937852e+000; foe(n+1)=4.624868e+001; krok(n+1)=3.168396e-005; ng(n+1)=1.379449e+002;
n=299; farx(n+1)=8.865147e+000; foe(n+1)=4.619858e+001; krok(n+1)=1.044207e-005; ng(n+1)=2.420373e+002;
n=300; farx(n+1)=8.910051e+000; foe(n+1)=4.614848e+001; krok(n+1)=3.187963e-005; ng(n+1)=1.369963e+002;

figure; semilogy(farx,'b'); hold on; semilogy(foe,'r'); xlabel('Iteracje'); ylabel('Earx, Eoe'); legend('Earx','Eoe'); title('Uczenie predyktora OE');
figure; subplot(2,1,1); semilogy(krok); xlabel('Iteracje'); ylabel('Krok');
subplot(2,1,2); semilogy(ng); xlabel('Iteracje'); ylabel('Norma gradientu');
Earx=farx(n+1)
Eoe=foe(n+1)
